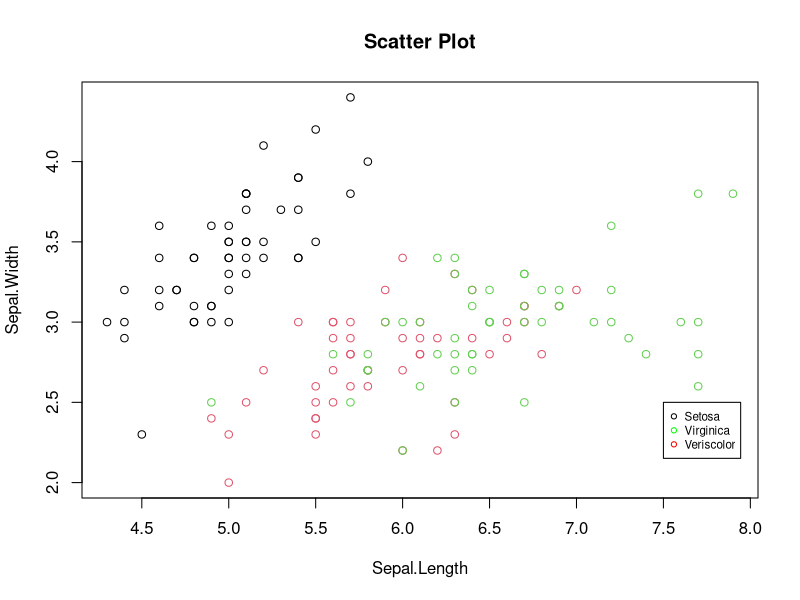
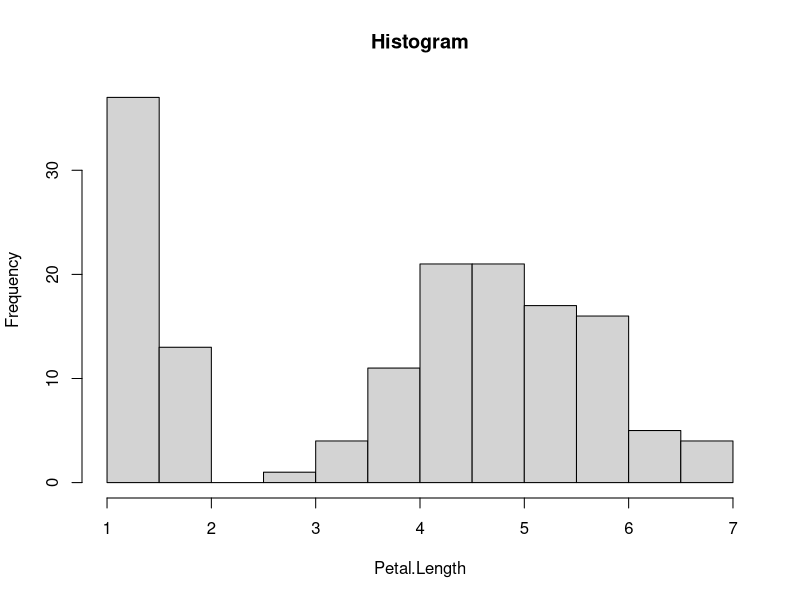

Reproduce these figures in R, in order.
## ---- chunk 1
knitr::opts_chunk$set(echo = TRUE)
## ---- chunk 2
knitr::kable(summary(iris))
## ---- chunk 3
plot(iris$Sepal.Length,iris$Sepal.Width,col=iris$Species,xlab="Sepal.Length",ylab="Sepal.Width",main="Scatter Plot")
legend(7.5, 2.5, legend=c("Setosa", "Virginica", "Veriscolor"),
       col=c("black", "green", "red"), pch=1, cex=0.7)
## ---- chunk 4
hist(iris$Petal.Length, xlab="Petal.Length", main="Histogram")
